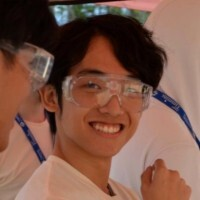
#> input picture media-source/blake-wang-source.jpg, 200 x 200 px
$ python -i cut-fleet-cutout.py   (imports and definitions only)
#> lines starting #> are read from the running program, lines starting #| are printed output that depends on the picture
#!/usr/bin/env python3
"""Cut a fleet-lineup cutout from a vehicle photo.

Produces the shape `public/media/rockets/<slug>.png` already ships: an RGBA PNG
of one airframe, nose up, axis vertical, trimmed tight to its own alpha. The
existing nimbus.png and osiris.png were cut by hand with no record of how, so
this exists to make the next one reproducible.

Needs the rembg venv (rembg, scipy, numpy, pillow):

    /home/robin/.cache/mrt-rembg/bin/python scripts/cut-fleet-cutout.py cut \\
        rockets/luminis/luminis-01.webp public/media/rockets/luminis.png

Background removal is a matting model, not image generation: every pixel that
survives comes from the photograph. Rotation is the only geometry change, and
nothing is ever scaled on one axis, because the lineup renders height as a
claim about the vehicle's real length.
"""

from __future__ import annotations

import argparse
import math
import sys
from pathlib import Path

import numpy as np
from PIL import Image

# BiRefNet, not the isnet default. On the same Marauder I frame isnet returned
# a matte 17.7% partially transparent and lost both carbon-weave fins (one
# against a tent, one against grass) while keeping a guy wire fused to the
# nose; BiRefNet returned 1.1% and held the fins, the aft ring and the rail
# buttons. It is a ~900MB one-time download and about 15s per frame on CPU,
# which is worth it: the fin edge is the whole silhouette at lineup size.
MODEL = "birefnet-general"

# Match the soft edge the two hand-cut PNGs already have (~1.1-1.5% of pixels
# partially transparent). A hard-thresholded alpha shimmers at the 40px width
# the lineup actually renders.
FEATHER = 0.6
# Rows near the nose taper and the fin flare pull the centreline fit off the
# body axis, so the fit ignores them.
FIT_MARGIN = 0.12


def load_rgba(path: Path) -> Image.Image:
    return Image.open(path).convert("RGBA")


# [9 lines left out: function run_rembg, not called in this run]


def alpha_of(img: Image.Image) -> np.ndarray:
    return np.array(img.getchannel("A"), dtype=np.uint8)


# [242 lines left out: functions erase, keep_only, body_centre, _solid_hi, restore_ogive, patch_axial and 3 more, not called in this run]


def axis_slope(img: Image.Image, thresh: int = 24) -> float:
    """dx/dy of the airframe's centreline, by least squares over its rows."""
    a = alpha_of(img) > thresh
    rows = np.flatnonzero(a.any(axis=1))
    if rows.size < 10:
        raise SystemExit("almost no alpha: check the mask before straightening")
    lo, hi = rows[0], rows[-1]
    margin = int((hi - lo) * FIT_MARGIN)
    ys = np.arange(lo + margin, hi - margin + 1)
    xs = np.array([a[y].nonzero()[0].mean() for y in ys])
    slope, _ = np.polyfit(ys, xs, 1)
    return float(slope)


def straighten(img: Image.Image) -> Image.Image:
    """Rotate the airframe axis to vertical.

    The sign is decided by measurement, not by reasoning about PIL's rotation
    convention: both candidates are tried on a small copy and the one that
    flattens the slope wins.
    """
    slope = axis_slope(img)
    deg = math.degrees(math.atan(slope))
    if abs(deg) < 0.05:
        print(f"  straighten: already vertical ({deg:+.2f}deg)")
        return img
    probe = img.resize((max(1, img.width // 4), max(1, img.height // 4)), Image.BILINEAR)
    scored = []
    for cand in (deg, -deg):
        try:
            scored.append((abs(axis_slope(probe.rotate(cand, resample=Image.BILINEAR, expand=True))), cand))
        except SystemExit:
            continue
    if not scored:
        return img
    _, best = min(scored)
    print(f"  straighten: {slope:+.4f} dx/dy -> rotating {best:+.2f}deg")
    return img.rotate(best, resample=Image.BICUBIC, expand=True)


# [165 lines left out: functions feather, trim, report, cmd_mask, cmd_finish, parse_box and 3 more, not called in this run]


# [2 lines not run here, left out]

>>> import cv2
>>> picture = cv2.imread('../media-source/blake-wang-source.jpg', cv2.IMREAD_GRAYSCALE)
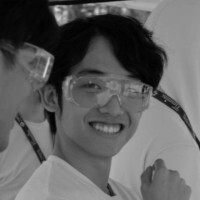
#> picture: shape (200, 200); min 0, max 213, mean 97.5
>>> result = straighten(picture)
#> (the run stopped early here; a loop or call above may not have finished)

$ run again, on media-source/jase-mcclure-source.jpg
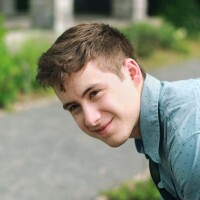
#> input picture media-source/jase-mcclure-source.jpg, 200 x 200 px
#> `picture = cv2.imread('../media-source/blake-wang-source.jpg', cv2.IMRE..`:
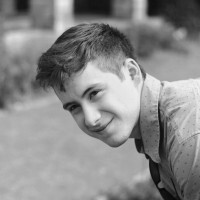
#> picture: shape (200, 200); min 2, max 243, mean 137.5

$ run again, on media-source/join-hero-source.jpg
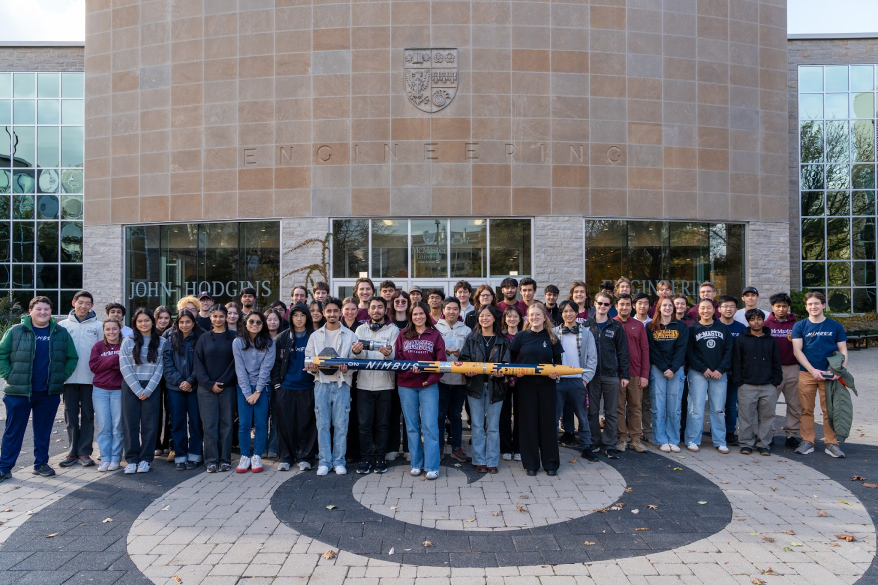
#> input picture media-source/join-hero-source.jpg, 1756 x 1170 px (shown at 1/2 size)
#> `picture = cv2.imread('../media-source/blake-wang-source.jpg', cv2.IMRE..`:
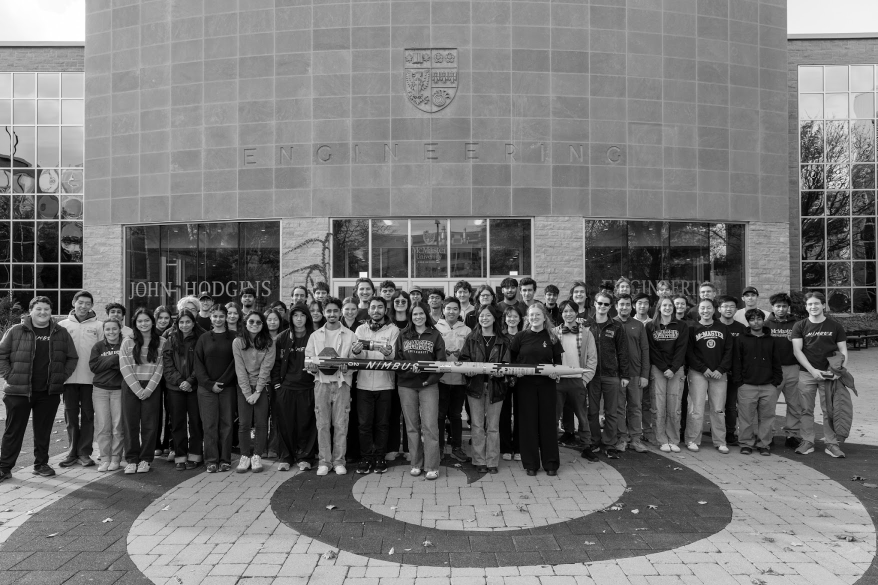
#> picture: shape (1170, 1756) (shown at 1/2 size); min 0, max 255, mean 115.8

$ run again, on media-source/payload-hero-source.jpg
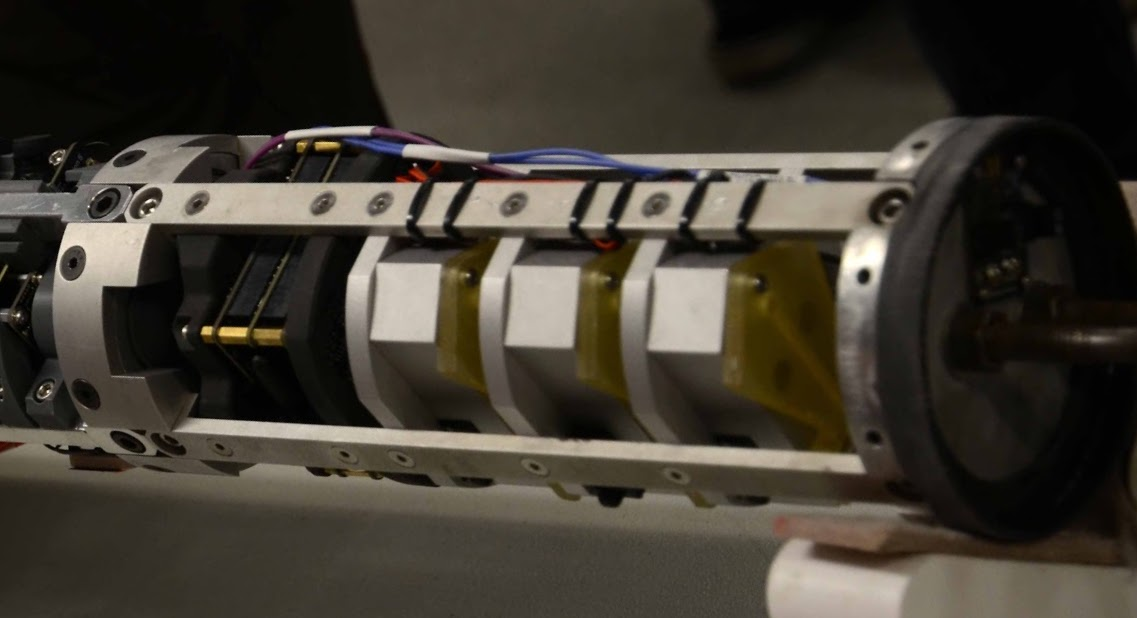
#> input picture media-source/payload-hero-source.jpg, 1137 x 618 px
#> `picture = cv2.imread('../media-source/blake-wang-source.jpg', cv2.IMRE..`:
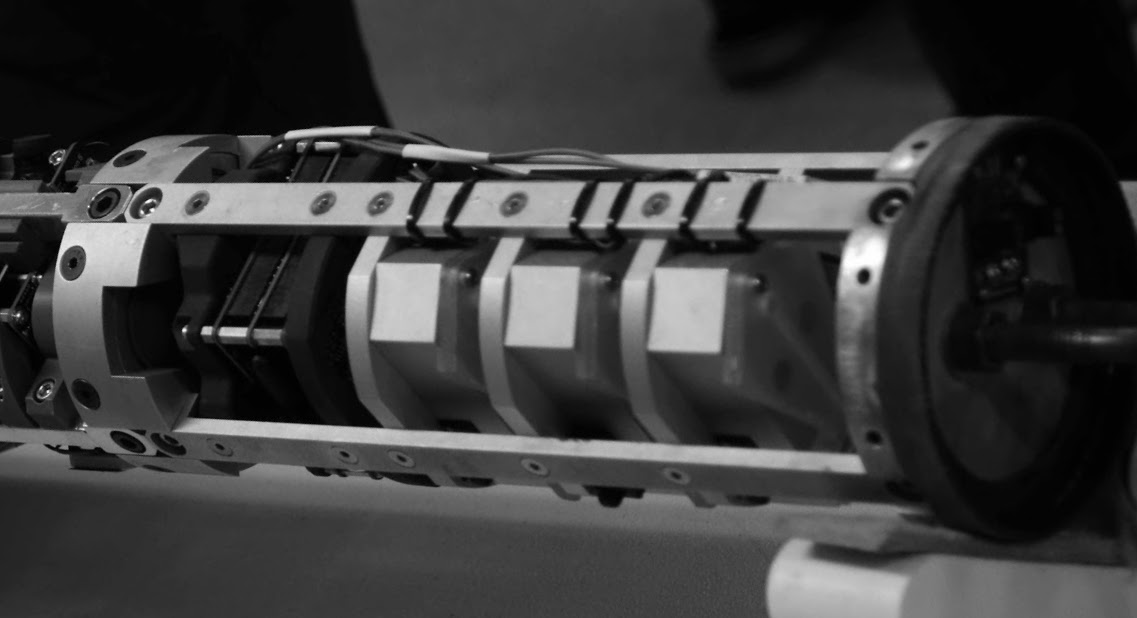
#> picture: shape (618, 1137); min 0, max 255, mean 59.6
